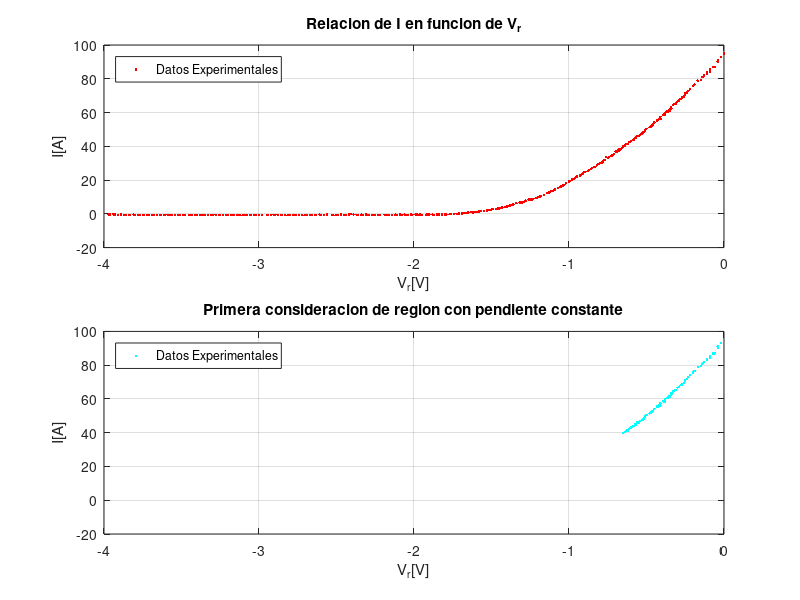
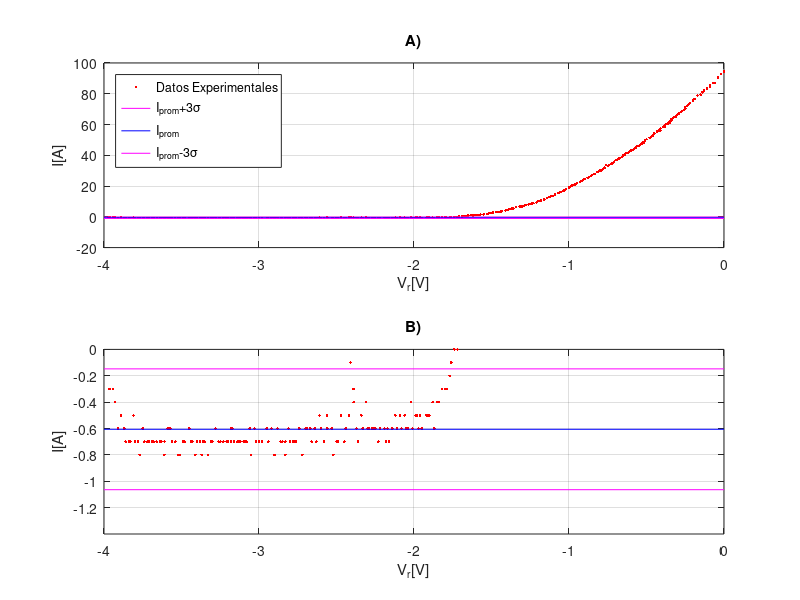
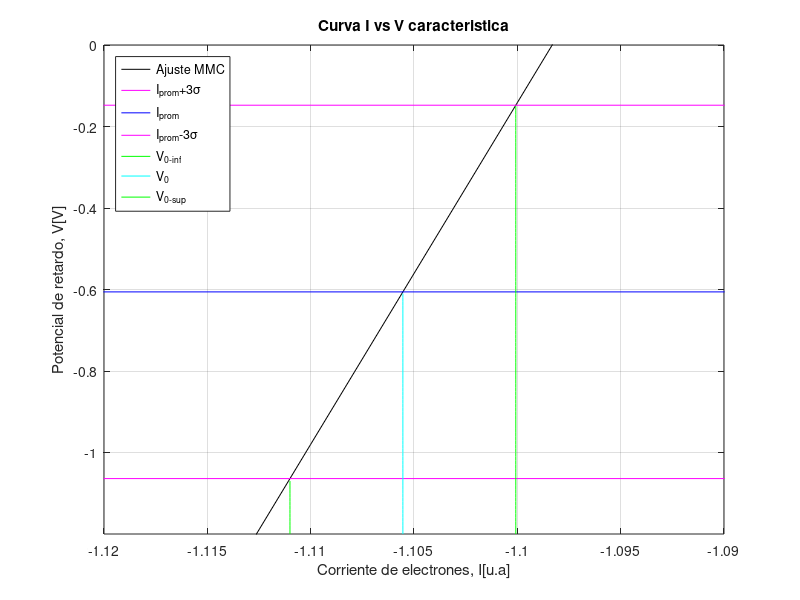

These figures' MATLAB source, in order:
clear all; close all;
Vr = [0	0	-0.02	-0.04	-0.04	-0.06	-0.07	-0.09	-0.09	-0.11	-0.11	-0.13	-0.14	-0.15	-0.17	-0.19	-0.2	-0.22	-0.23	-0.24	-0.25	-0.25	-0.26	-0.27	-0.27	-0.28	-0.29	-0.3	-0.31	-0.32	-0.33	-0.34	-0.34	-0.35	-0.35	-0.35	-0.36	-0.36	-0.37	-0.38	-0.38	-0.38	-0.39	-0.39	-0.41	-0.41	-0.42	-0.43	-0.43	-0.45	-0.46	-0.46	-0.46	-0.47	-0.47	-0.48	-0.5	-0.51	-0.51	-0.52	-0.52	-0.53	-0.54	-0.55	-0.56	-0.57	-0.57	-0.58	-0.59	-0.6	-0.61	-0.62	-0.63	-0.64	-0.65	-0.66	-0.67	-0.68	-0.68	-0.69	-0.7	-0.71	-0.72	-0.72	-0.73	-0.74	-0.75	-0.76	-0.77	-0.78	-0.79	-0.79	-0.8	-0.81	-0.82	-0.83	-0.84	-0.85	-0.86	-0.87	-0.88	-0.9	-0.91	-0.92	-0.93	-0.95	-0.96	-0.97	-0.98	-0.99	-1	-1.02	-1.03	-1.04	-1.05	-1.06	-1.07	-1.09	-1.1	-1.11	-1.12	-1.13	-1.14	-1.16	-1.18	-1.19	-1.19	-1.19	-1.2	-1.21	-1.23	-1.24	-1.25	-1.26	-1.26	-1.28	-1.29	-1.3	-1.31	-1.32	-1.34	-1.36	-1.37	-1.38	-1.39	-1.4	-1.41	-1.43	-1.44	-1.45	-1.46	-1.47	-1.49	-1.5	-1.5	-1.51	-1.52	-1.53	-1.55	-1.55	-1.57	-1.58	-1.59	-1.6	-1.6	-1.61	-1.62	-1.63	-1.65	-1.66	-1.67	-1.68	-1.69	-1.71	-1.72	-1.74	-1.76	-1.77	-1.79	-1.8	-1.82	-1.84	-1.85	-1.87	-1.88	-1.9	-1.91	-1.92	-1.95	-1.96	-1.97	-1.98	-1.99	-2.01	-2.02	-2.04	-2.05	-2.06	-2.08	-2.09	-2.11	-2.12	-2.14	-2.16	-2.17	-2.18	-2.19	-2.22	-2.23	-2.25	-2.26	-2.27	-2.29	-2.3	-2.31	-2.33	-2.34	-2.36	-2.37	-2.39	-2.39	-2.41	-2.42	-2.44	-2.45	-2.47	-2.49	-2.5	-2.52	-2.53	-2.56	-2.56	-2.58	-2.6	-2.61	-2.63	-2.64	-2.66	-2.67	-2.69	-2.7	-2.72	-2.74	-2.76	-2.77	-2.78	-2.8	-2.81	-2.83	-2.83	-2.85	-2.86	-2.88	-2.9	-2.92	-2.94	-2.95	-2.98	-2.98	-3	-3.02	-3.03	-3.05	-3.06	-3.08	-3.09	-3.1	-3.12	-3.13	-3.14	-3.16	-3.17	-3.18	-3.18	-3.2	-3.21	-3.23	-3.23	-3.25	-3.26	-3.28	-3.3	-3.31	-3.33	-3.35	-3.36	-3.37	-3.38	-3.4	-3.41	-3.43	-3.44	-3.45	-3.48	-3.49	-3.51	-3.52	-3.54	-3.56	-3.57	-3.58	-3.59	-3.61	-3.61	-3.63	-3.64	-3.66	-3.68	-3.69	-3.71	-3.72	-3.74	-3.75	-3.77	-3.78	-3.8	-3.81	-3.83	-3.84	-3.86	-3.87	-3.89	-3.91	-3.93	-3.94	-3.96	-3.97];
I  = [94.9	94.5	93	91	90.2	87	86.8	85.5	84.3	83.7	82.9	82	80.9	79.4	78.9	76.6	75.6	74.1	72.9	71.9	71.3	70.5	69.5	68.9	68.6	68.1	67.2	66.6	65.3	64.9	64.3	63.3	62.5	61.9	61.5	61.2	60.8	60.7	60.5	59.7	59.4	58.5	58.8	58.4	57.5	56.2	56.2	55.6	55.1	54.2	52.8	52.8	53	52	51.7	51.4	50.4	49.8	49.2	48.5	47.9	47.6	46.9	46	46	45.3	44.8	44	43.6	43	42.5	41.3	41.3	40.4	39.9	38.9	38.1	38.1	37.4	37	36.8	35.5	34.9	34.6	34.2	33.7	33.1	33.5	32	30.9	30.4	30.2	30.1	29.5	29	27.8	27.9	27.1	26.6	26	25.3	24.7	24	23.2	22.8	22.1	21.1	20.7	20.3	19.6	19.1	18.1	17.2	16.8	16.3	15.9	15.4	14.4	13.7	13.4	13.2	12.7	12.3	11.3	10.5	10.2	10.1	10.2	10.1	9.4	8.9	8.6	8.5	8.4	8.1	7.8	7.1	6.8	6.8	6.8	6.3	5.5	5.3	5	4.7	4.4	4.1	3.8	3.4	3.2	3.2	3	2.7	2.5	2.5	2.3	2.1	1.9	1.7	1.6	1.5	1.3	1.2	1.1	1	1	0.9	1	0.8	0.6	0.5	0.4	0.3	0.1	0	0	-0.1	-0.2	-0.3	-0.3	-0.3	-0.4	-0.4	-0.6	-0.4	-0.5	-0.5	-0.5	-0.6	-0.5	-0.6	-0.5	-0.5	-0.6	-0.4	-0.6	-0.6	-0.5	-0.6	-0.5	-0.6	-0.5	-0.6	-0.7	-0.6	-0.7	-0.6	-0.6	-0.7	-0.6	-0.6	-0.6	-0.6	-0.6	-0.4	-0.6	-0.5	-0.7	-0.6	-0.4	-0.3	-0.1	-0.5	-0.6	-0.7	-0.5	-0.7	-0.7	-0.8	-0.6	-0.5	-0.6	-0.7	-0.6	-0.5	-0.7	-0.6	-0.7	-0.6	-0.6	-0.6	-0.8	-0.6	-0.7	-0.7	-0.7	-0.7	-0.6	-0.8	-0.7	-0.7	-0.7	-0.6	-0.8	-0.6	-0.7	-0.6	-0.7	-0.7	-0.7	-0.7	-0.6	-0.8	-0.6	-0.7	-0.7	-0.7	-0.7	-0.7	-0.7	-0.7	-0.6	-0.7	-0.6	-0.7	-0.7	-0.7	-0.7	-0.7	-0.7	-0.6	-0.7	-0.7	-0.8	-0.7	-0.7	-0.8	-0.7	-0.7	-0.8	-0.7	-0.7	-0.6	-0.7	-0.7	-0.8	-0.8	-0.7	-0.7	-0.6	-0.6	-0.6	-0.8	-0.7	-0.7	-0.7	-0.7	-0.7	-0.7	-0.7	-0.7	-0.7	-0.6	-0.8	-0.7	-0.7	-0.5	-0.7	-0.7	-0.7	-0.6	-0.5	-0.6	-0.4	-0.3	-0.3	-0.3];

volmax = -1.72; %%%%%%%%%%%%%%%%%%%% se selecciona el valor de voltaje hasta el que se considera, inicialmente, que esta el 0
N=find(Vr == volmax); n = 0; x(1) = 0; y(1) = 0;
for n = N:size(Vr,2)
  x(n-(N-1)) = Vr(n);
  y(n-(N-1)) = I(n);
end

prom=mean(y)
destan=std(y) 
size(y,2)

xx = -4:1:0; Iinf =prom-3*destan; Iprom=prom; Isup= prom+3*destan; 
yysup = Isup*ones(1,5);
yyprom = Iprom*ones(1,5);
yyinf = Iinf*ones(1,5);

volmin = -0.65; %%%%%%%%%%%%%%%%%%%% <------------SELECCIONAR el valor de voltaje desde el que se considera, inicialmente, que la pendiente es constante y != 0
in=find(Vr == volmin); x2 = Vr(3:in); y2 = I(3:in);

%%%%%%%%%%%%%%%%%%%%%%%%%%%%%%%%%%%%%%%%%%% Minimos Cuadrados %%%%%%%%%%%%%%%%%%%%%%%%%%%%%%%%%%%%%%%%%%%%%%
size(x2)
size(y2)
Nin = size(x2)(2)
format long
sx2y2 = sum(x2.*y2); sx2x2 = sum(x2.*x2); sy2y2 = sum(y2.*y2); sx2 = sum(x2); sy2 = sum(y2);
a = (((Nin)*(sx2y2))-((sx2)*(sy2)))/(((Nin)*(sx2x2))-((sx2)*(sx2)))
b = (((sx2x2)*(sy2))-((sx2)*(sx2y2)))/(((Nin)*(sx2x2))-((sx2)*(sx2)))
e = (y2-((a*x2)+b)).^2; sei = sum(e);
iNincertidumbrea=sqrt((sei)/(Nin-2))*sqrt((Nin)/(((Nin)*(sx2x2))-((sx2)*(sx2))))
iNincertidumbreb=sqrt((sei)/(Nin-2))*sqrt((sx2x2)/(((Nin)*(sx2x2))-((sx2)*(sx2))))
r = (((Nin)*(sx2y2))-((sx2)*(sy2)))/(sqrt(((Nin)*(sx2x2))-((sx2)*(sx2)))*sqrt(((Nin)*(sy2y2))-((sy2)*(sy2))))

%%%%%%%%%%%%%%%%%%%%%%%%%%%%%%%%%%%%%%%%%% Calculo de puntos de corte %%%%%%%%%%%%%%%%%%%%%%%%%%%%%%%%%%%%%%%%%%%%%%%%%%%%%%%%%%%%%%%%%%
Voinf = (Isup-b)/(a);Vo = (Iprom-b)/(a);Vosup = (Iinf-b)/(a);
yf1= -1.2:0.01:Isup;
xf1= Voinf*ones(1,length(yf1));
yf2= -1.2:0.01:Iprom;
xf2= Vo*ones(1,length(yf2));
yf3= -1.2:0.01:Iinf;
xf3= Vosup*ones(1,length(yf3));
xx2 = -1.2:0.01:1;
yy2 = a.*xx2+b; %vectores para graficar la recta del ajuste, para evidenciar el corte con el eje I=0 en la grafica inicial (1) 

figure(1);clf;
subplot(2,2,1:2);plot (Vr,I,'r.');grid on;xlabel('V_{r}[V]');ylabel('I[A]');legend('Datos Experimentales','Location','northwest');title('Relacion de I en funcion de V_{r}')
subplot(2,2,3:4);plot (x2,y2,'c.');grid on;axis([-4 0 -20 100]);xlabel('V_{r}[V]');ylabel('I[A]');legend('Datos Experimentales','Location','northwest'); title('Primera consideracion de region con pendiente constante')

figure(2);clf;
subplot(2,1,1); plot (Vr,I,'r.',xx,yysup,'m-',xx,yyprom,'b-',xx,yyinf,'m-');grid on; axis([-4 0 -20 100]);title('A)');xlabel('V_{r}[V]');ylabel('I[A]');legend('Datos Experimentales','I_{prom}+3\sigma','I_{prom}','I_{prom}-3\sigma','Location','northwest')
subplot(2,1,2); plot (Vr,I,'r.',xx,yysup,'m-',xx,yyprom,'b-',xx,yyinf,'m-');grid on; title('B)'); xlabel('V_{r}[V]');ylabel('I[A]');axis([-4 0 -1.4 0])

figure(3); clf;
plot(xx2,yy2,'k-',xx,yysup,'m-',xx,yyprom,'b-',xx,yyinf,'m-',xf1,yf1,'g',xf2,yf2,'c',xf3,yf3,'g');grid on; axis([-1.12 -1.09 -1.2 0]);xlabel('Corriente de electrones, I[u.a]');ylabel('Potencial de retardo, V[V]'); title('Curva I vs V caracteristica'); legend('Ajuste MMC','I_{prom}+3\sigma','I_{prom}','I_{prom}-3\sigma','V_{0-inf}','V_{0}','V_{0-sup}','Location','northwest')
%%%%%%%%%%%%% Informacion final de interes
Iinf
Iprom
Isup
Voinf
Vosup
Vo
deltaVo1 = Vo-Vosup
